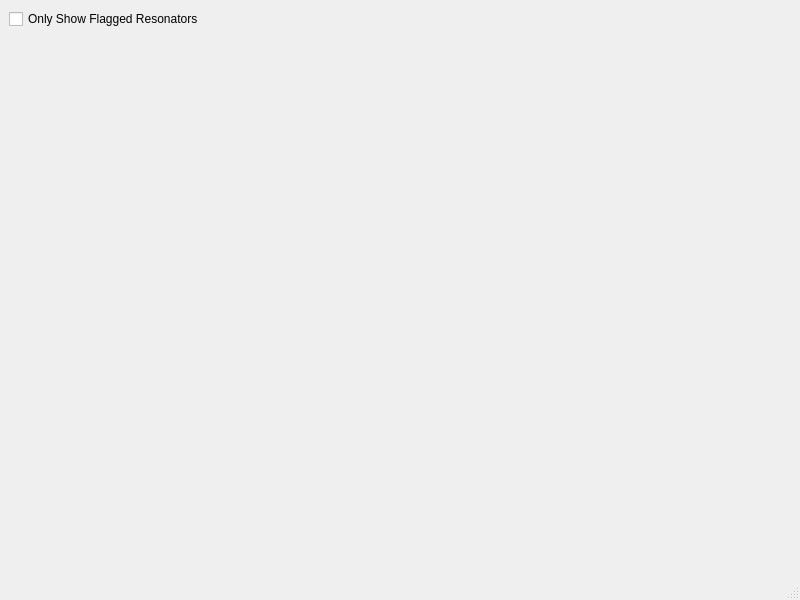
<?xml version="1.0" encoding="UTF-8"?>
<ui version="4.0">
 <class>MainWindow</class>
 <widget class="QMainWindow" name="MainWindow">
  <property name="geometry">
   <rect>
    <x>0</x>
    <y>0</y>
    <width>800</width>
    <height>600</height>
   </rect>
  </property>
  <property name="windowTitle">
   <string>MainWindow</string>
  </property>
  <widget class="QWidget" name="centralwidget">
   <layout class="QVBoxLayout" name="verticalLayout">
    <item>
     <widget class="QCheckBox" name="flagged_checkBox">
      <property name="text">
       <string>Only Show Flagged Resonators</string>
      </property>
     </widget>
    </item>
    <item>
     <widget class="DiagnosticsCanvas" name="canvas" native="true"/>
    </item>
   </layout>
  </widget>
  <widget class="QMenuBar" name="menubar">
   <property name="geometry">
    <rect>
     <x>0</x>
     <y>0</y>
     <width>800</width>
     <height>22</height>
    </rect>
   </property>
  </widget>
  <widget class="QStatusBar" name="statusbar"/>
 </widget>
 <customwidgets>
  <customwidget>
   <class>DiagnosticsCanvas</class>
   <extends>QWidget</extends>
   <header>rfsocinterface.ui.canvas</header>
   <container>1</container>
  </customwidget>
 </customwidgets>
 <resources/>
 <connections/>
</ui>
